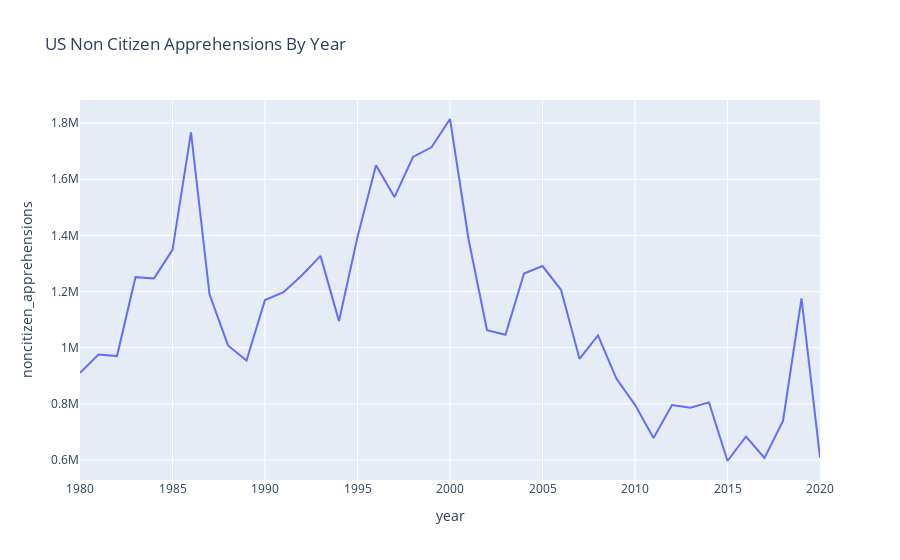

Source (notebook cell):
### Code cell
noncitizen_apprehensions_line = px.line(df, x='year', y='noncitizen_apprehensions', title='US Non Citizen Apprehensions By Year')
noncitizen_apprehensions_line.show()

### Figure 1 — Plotly figure (JSON) as saved in the notebook; plotly's stock layout.template omitted (floating-point values rounded to 4 significant figures)
{"data": [{"hovertemplate": "year=%{x}<br>noncitizen_apprehensions=%{y}<extra></extra>", "legendgroup": "", "line": {"color": "#636efa", "dash": "solid"}, "marker": {"symbol": "circle"}, "mode": "lines", "name": "", "orientation": "v", "showlegend": false, "type": "scatter", "x": [1980, 1981, 1982, 1983, 1984, 1985, 1986, 1987, 1988, 1989, 1990, 1991, 1992, 1993, 1994, 1995, 1996, 1997, 1998, 1999, 2000, 2001, 2002, 2003, 2004, 2005, 2006, 2007, 2008, 2009, 2010, 2011, 2012, 2013, 2014, 2015, 2016, 2017, 2018, 2019, 2020], "xaxis": "x", "y": [910361, 975780, 970246, 1251357, 1246981, 1348749, 1767400, 1190488, 1008145, 954243, 1169939, 1197875, 1258481, 1327261, 1094719, 1394554, 1649986, 1536520, 1679439, 1714035, 1814729, 1387486, 1062270, 1046422, 1264232, 1291065, 1206408, 960673, 1043759, 889212, 796587, 678606, 795735, 786223, 805334, 596560, 683782, 607677, 739486, 1175841, 609265], "yaxis": "y"}], "layout": {"legend": {"tracegroupgap": 0}, "title": {"text": "US Non Citizen Apprehensions By Year"}, "xaxis": {"anchor": "y", "domain": [0, 1], "title": {"text": "year"}}, "yaxis": {"anchor": "x", "domain": [0, 1], "title": {"text": "noncitizen_apprehensions"}}}}
